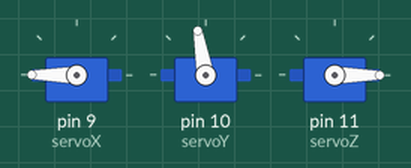
This sketch was run on a simulated Arduino Uno, built with avr-gcc and run on an emulated ATmega328P. On the bench: 3 × servo.

Above: at 0.05 s.
At 1.55 s:
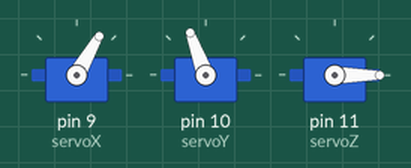
At 3.0 s:
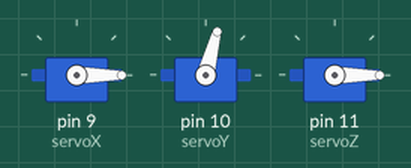
Timing chart, 0 to 7.0 s (numbered marks = the images above):
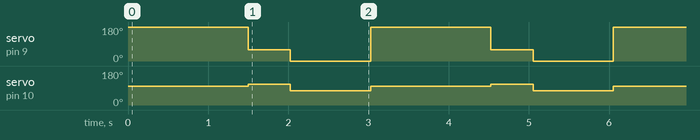

The sketch:

salt_machine_robot_arm_complete.ino
```cpp
#include <Servo.h>
#include <Servo.h>
#include <Servo.h>

Servo servoX; //connects servoX
Servo servoY; //connects servoY
Servo servoZ; //connects servoZ

int pos = 0;

void setup() {
  servoX.attach(9);
  servoY.attach(10);
  servoZ.attach(11);
}

void loop() {
  for(pos = 0; pos <= 180; pos++){
    servoX.write(180); // X-Axis starts from 0 degrees
    servoY.write(100); // Y-Axis raises arm up to 100 degrees
    servoZ.write(0);
    delay(1500); // gives the arms a pause for a second

    servoX.write(60);
    servoY.write(110); // X-Axis rotates back to 90 degrees
    delay(525); // delays for almost half a second

    servoX.write(0);
    servoY.write(75);
    delay(1000);

  }

  for(pos = 180; pos >= 0; pos--){
    servoX.write(180);
    delay(1000);
    servoX.write(0);
    delay(1000);
  }

}
```

Measured:
- by itself, servo on pin 9 (servoX): repeats every 3.0 s: 0° 1.0 s, 180° 1.5 s, 60° 0.53 s
- by itself, servo on pin 10 (servoY): repeats every 3.0 s: 75° 1.0 s, 100° 1.5 s, 110° 0.53 s
